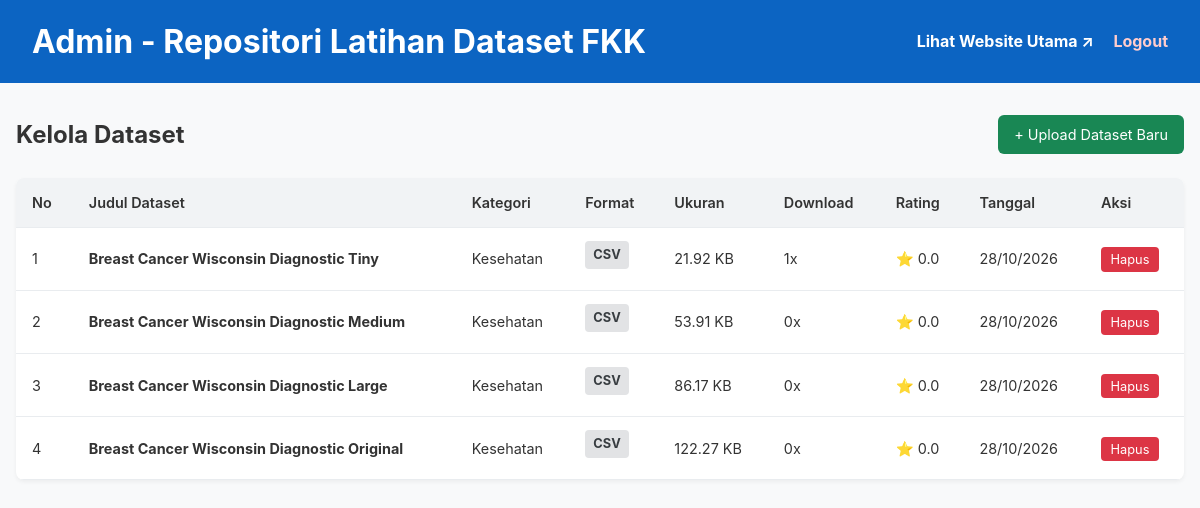
The page /admin/dashboard.php (signed in) on the database its author committed.
### tables this page shows
CREATE TABLE `datasets` (
  `id` int(11) NOT NULL,
  `title` varchar(255) NOT NULL,
  `description` text NOT NULL,
  `category` varchar(100) NOT NULL,
  `file_format` enum('CSV','SQL','CSV & SQL') NOT NULL,
  `file_path` varchar(255) NOT NULL,
  `file_size` varchar(50) NOT NULL,
  `row_count` int(11) DEFAULT 0,
  `downloads` int(11) DEFAULT 0,
  `rating_sum` int(11) DEFAULT 0,
  `rating_count` int(11) DEFAULT 0,
  `created_at` timestamp NOT NULL DEFAULT current_timestamp()
);

### admin/dashboard.php (the view, shortened to what this page needs)
<?php
require_once '../config.php';
$result = $conn->query("SELECT * FROM datasets ORDER BY created_at DESC");
?>
<!DOCTYPE html>
<html lang="id">
<head>
    <link rel="stylesheet" href="../style.css">
</head>
<body>
<header>
    <h1>Admin - Repositori Latihan Dataset FKK</h1>
    <div>
        <a href="../index.php" target="_blank" style="margin-right: 15px;">Lihat Website Utama ↗</a>
        <a href="logout.php" style="color: #ffcccc;">Logout</a>
    </div>
</header>
<div class="container" style="max-width: 1200px;">
    <div class="admin-header">
        <h2>Kelola Dataset</h2>
        <a href="upload.php" class="btn">+ Upload Dataset Baru</a>
    </div>
    <table class="admin-table">
        <thead>
            <tr>
                <th>No</th>
                <th>Judul Dataset</th>
                <th>Kategori</th>
                <th>Format</th>
                <th>Ukuran</th>
                <th>Download</th>
                <th>Rating</th>
                <th>Tanggal</th>
                <th>Aksi</th>
            </tr>
        </thead>
        <tbody>
            <?php if ($result->num_rows > 0): ?>
                <?php $no = 1; while ($row = $result->fetch_assoc()): ?>
                    <tr>
                        <td><?php echo $no++; ?></td>
                        <td><b><?php echo htmlspecialchars($row['title']); ?></b></td>
                        <td><?php echo htmlspecialchars($row['category']); ?></td>
                        <td><span class="badge badge-format"><?php echo $row['file_format']; ?></span></td>
                        <td><?php echo $row['file_size']; ?></td>
                        <td><?php echo $row['downloads']; ?>x</td>
                        <td>⭐ <?php echo ($row['rating_count'] > 0) ? number_format($row['rating_sum'] / $row['rating_count'], 1) : '0.0'; ?></td>
                        <td><?php echo date("d/m/Y", strtotime($row['created_at'])); ?></td>
                        <td>
                            <a href="dashboard.php?delete=<?php echo $row['id']; ?>" class="btn-danger" onclick="return confirm('Apakah Anda yakin ingin menghapus dataset ini?');">Hapus</a>
                        </td>
                    </tr>
                <?php endwhile; ?>
            <?php else: ?>
                <tr>
                    <td colspan="9" style="text-align: center; padding: 2rem; color: #6c757d;">Belum ada dataset yang di-upload.</td>
                </tr>
            <?php endif; ?>
        </tbody>
    </table>
</div>
</body>
</html>

### style.css (style rules this page uses)
* { box-sizing: border-box; margin: 0; padding: 0; font-family: -apple-system, BlinkMacSystemFont, "Segoe UI", Roboto, Oxygen, Ubuntu, Cantarell, sans-serif; }
body { background-color: #f8f9fa; color: #333; line-height: 1.6; }
header { background: #0C64C2; color: white; padding: 1rem 2rem; display: flex; justify-content: space-between; align-items: center; }
header a { color: white; text-decoration: none; font-weight: bold; }
.container { max-width: 1100px; margin: 2rem auto; padding: 0 1rem; }
.badge { display: inline-block; padding: 0.25rem 0.5rem; background: #e7f1ff; color: #0C64C2; border-radius: 4px; font-size: 0.8rem; font-weight: bold; margin-bottom: 0.5rem; }
.badge-format { background: #e2e3e5; color: #383d41; }
.btn { display: inline-block; padding: 0.5rem 1rem; text-align: center; background: #198754; color: white; text-decoration: none; border-radius: 6px; font-size: 0.9rem; border: none; cursor: pointer; }

### admin/dashboard.php (style rules this page uses)
.admin-header { display: flex; justify-content: space-between; align-items: center; margin-bottom: 1.5rem; }
table.admin-table { width: 100%; border-collapse: collapse; background: white; border-radius: 8px; overflow: hidden; box-shadow: 0 2px 4px rgba(0,0,0,0.05); }
table.admin-table th, table.admin-table td { padding: 0.8rem 1rem; text-align: left; border-bottom: 1px solid #e9ecef; font-size: 0.9rem; }
table.admin-table th { background: #f1f3f5; font-weight: 600; }
.btn-danger { background: #dc3545; color: white; padding: 0.3rem 0.6rem; border-radius: 4px; text-decoration: none; font-size: 0.8rem; }

### rows shown on the page
datasets: title "Breast Cancer Wisconsin Diagnostic Tiny", category "Kesehatan", file_format "CSV", file_size "21.92 KB", downloads "1", rating_count "0.0", created_at "28/10/2026"
datasets: title "Breast Cancer Wisconsin Diagnostic Medium", category "Kesehatan", file_format "CSV", file_size "53.91 KB", downloads "0", rating_count "0.0", created_at "28/10/2026"
datasets: title "Breast Cancer Wisconsin Diagnostic Large", category "Kesehatan", file_format "CSV", file_size "86.17 KB", downloads "0", rating_count "0.0", created_at "28/10/2026"
datasets: title "Breast Cancer Wisconsin Diagnostic Original", category "Kesehatan", file_format "CSV", file_size "122.27 KB", downloads "0", rating_count "0.0", created_at "28/10/2026"
